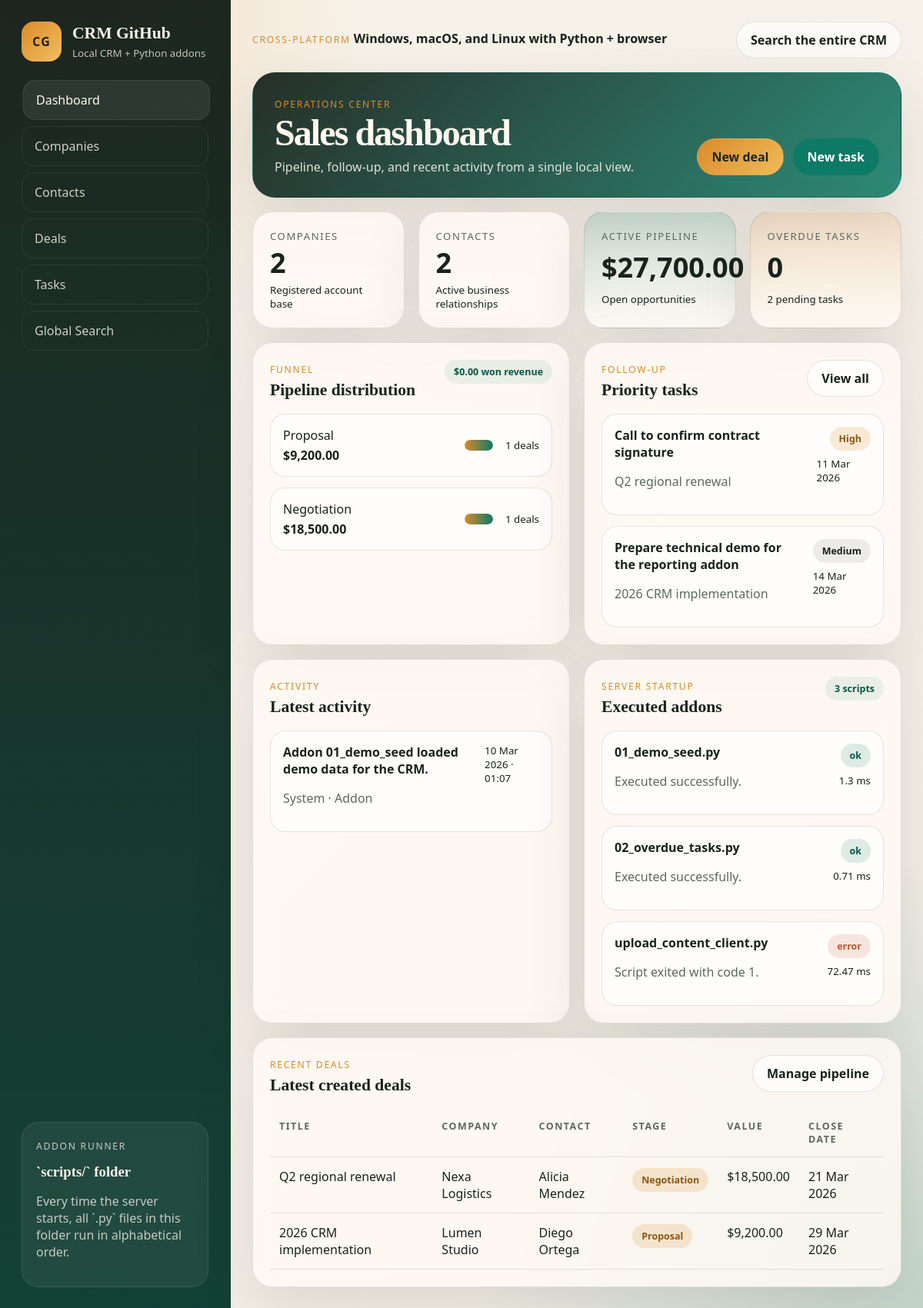
The page / on the database its author committed.
### tables this page shows
CREATE TABLE deals (
    id INTEGER PRIMARY KEY AUTOINCREMENT,
    title TEXT NOT NULL,
    company_id INTEGER REFERENCES companies(id) ON DELETE SET NULL,
    contact_id INTEGER REFERENCES contacts(id) ON DELETE SET NULL,
    stage TEXT NOT NULL DEFAULT 'Prospecting',
    value REAL NOT NULL DEFAULT 0,
    owner TEXT,
    expected_close_date TEXT,
    notes TEXT,
    created_at TEXT NOT NULL DEFAULT CURRENT_TIMESTAMP
);

CREATE TABLE tasks (
    id INTEGER PRIMARY KEY AUTOINCREMENT,
    title TEXT NOT NULL,
    related_type TEXT NOT NULL DEFAULT 'general',
    related_id INTEGER,
    due_date TEXT,
    priority TEXT NOT NULL DEFAULT 'Medium',
    status TEXT NOT NULL DEFAULT 'Pending',
    owner TEXT,
    notes TEXT,
    created_at TEXT NOT NULL DEFAULT CURRENT_TIMESTAMP
);

CREATE TABLE activities (
    id INTEGER PRIMARY KEY AUTOINCREMENT,
    entity_type TEXT NOT NULL,
    entity_id INTEGER,
    action TEXT NOT NULL,
    summary TEXT NOT NULL,
    created_at TEXT NOT NULL DEFAULT CURRENT_TIMESTAMP
);

CREATE TABLE companies (
    id INTEGER PRIMARY KEY AUTOINCREMENT,
    name TEXT NOT NULL,
    industry TEXT,
    website TEXT,
    email TEXT,
    phone TEXT,
    city TEXT,
    country TEXT,
    notes TEXT,
    created_at TEXT NOT NULL DEFAULT CURRENT_TIMESTAMP
);

### crm/routes.py (the view)
@bp.get("/")
def dashboard():
    data = db.get_dashboard_data(database_path())
    stage_totals = [stage["total"] for stage in data["stage_summary"]]
    max_stage_total = max(stage_totals) if stage_totals else 1
    return render_template(
        "dashboard.html",
        data=data,
        max_stage_total=max_stage_total,
        addon_results=current_app.config.get("ADDON_RESULTS", []),
    )

### crm/__init__.py (called while the page is built)
def format_currency(value: float | int | None) -> str:
    amount = float(value or 0)
    return f"${amount:,.2f}"

def format_datetime(value: str | None) -> str:
    if not value:
        return "No date"
    normalized = value.replace("Z", "")
    for fmt in ("%Y-%m-%d %H:%M:%S", "%Y-%m-%d"):
        try:
            parsed = datetime.strptime(normalized, fmt)
            if fmt == "%Y-%m-%d":
                return parsed.strftime("%d %b %Y")
            return parsed.strftime("%d %b %Y · %H:%M")
        except ValueError:
            continue
    return value

def slugify(value: str | None) -> str:
    if not value:
        return ""
    slug = re.sub(r"[^a-z0-9]+", "-", value.lower()).strip("-")
    return slug

### crm/db.py (called while the page is built)
def connect(database_path: str | Path) -> sqlite3.Connection:
    connection = sqlite3.connect(str(database_path))
    connection.row_factory = sqlite3.Row
    connection.execute("PRAGMA foreign_keys = ON")
    return connection

def query_all(database_path: str | Path, sql: str, params: tuple[Any, ...] = ()) -> list[dict]:
    with connect(database_path) as connection:
        rows = connection.execute(sql, params).fetchall()
    return [dict(row) for row in rows]

def query_one(database_path: str | Path, sql: str, params: tuple[Any, ...] = ()) -> dict | None:
    with connect(database_path) as connection:
        row = connection.execute(sql, params).fetchone()
    return dict(row) if row else None

### crm/routes.py (called while the page is built)
def database_path() -> str:
    return current_app.config["DATABASE"]

### crm/templates/dashboard.html (shortened to what this page needs)
{% extends "base.html" %}
{% block hero %}
  <section class="hero-card">
    <div>
      <p class="eyebrow">Operations Center</p>
      <h1>Sales dashboard</h1>
      <p>Pipeline, follow-up, and recent activity from a single local view.</p>
    </div>
    <div class="hero-actions">
      <a class="button primary" href="{{ url_for('crm.new_deal') }}">New deal</a>
      <a class="button secondary" href="{{ url_for('crm.new_task') }}">New task</a>
    </div>
  </section>
{% endblock %}
{% block content %}
  <section class="stats-grid full-span">
    <article class="metric-card">
      <span class="metric-label">Companies</span>
      <strong>{{ data.metrics.companies or 0 }}</strong>
      <small>Registered account base</small>
    </article>
    <article class="metric-card">
      <span class="metric-label">Contacts</span>
      <strong>{{ data.metrics.contacts or 0 }}</strong>
      <small>Active business relationships</small>
    </article>
    <article class="metric-card highlight">
      <span class="metric-label">Active pipeline</span>
      <strong>{{ data.metrics.pipeline_value|currency }}</strong>
      <small>Open opportunities</small>
    </article>
    <article class="metric-card warning">
      <span class="metric-label">Overdue tasks</span>
      <strong>{{ data.metrics.overdue_tasks or 0 }}</strong>
      <small>{{ data.metrics.open_tasks or 0 }} pending tasks</small>
    </article>
  </section>
  <section class="panel">
    <div class="panel-heading">
      <div>
        <p class="eyebrow">Funnel</p>
        <h2>Pipeline distribution</h2>
      </div>
      <span class="chip">{{ data.metrics.won_value|currency }} won revenue</span>
    </div>
    {% if data.stage_summary %}
      <div class="pipeline-list">
        {% for stage in data.stage_summary %}
          <div class="pipeline-row">
            <div class="pipeline-copy">
              <span>{{ stage.stage }}</span>
              <strong>{{ stage.value|currency }}</strong>
            </div>
            <div class="pipeline-bar">
              <span style="width: {{ (stage.total / max_stage_total * 100) if max_stage_total else 0 }}%"></span>
            </div>
            <small>{{ stage.total }} deals</small>
          </div>
        {% endfor %}
      </div>
    {% else %}
      <div class="empty-state">There are no deals recorded yet.</div>
    {% endif %}
  </section>
  <section class="panel">
    <div class="panel-heading">
      <div>
        <p class="eyebrow">Follow-up</p>
        <h2>Priority tasks</h2>
      </div>
      <a class="button ghost" href="{{ url_for('crm.tasks') }}">View all</a>
    </div>
    {% if data.due_tasks %}
      <div class="task-list">
        {% for task in data.due_tasks %}
          <article class="task-item {% if task.is_overdue %}is-overdue{% endif %}">
            <div>
              <strong>{{ task.title }}</strong>
              <p>{{ task.related_label }}</p>
            </div>
            <div class="task-meta">
              <span class="badge tone-{{ task.priority|slugify }}">{{ task.priority }}</span>
              <small>{{ task.due_date|datetime }}</small>
            </div>
          </article>
        {% endfor %}
      </div>
    {% else %}
      <div class="empty-state">There are no active tasks right now.</div>
    {% endif %}
  </section>
  <section class="panel">
    <div class="panel-heading">
      <div>
        <p class="eyebrow">Activity</p>
        <h2>Latest activity</h2>
      </div>
    </div>
    {% if data.recent_activity %}
      <div class="feed-list">
        {% for item in data.recent_activity %}
          <article class="feed-item">
            <div>
              <strong>{{ item.summary }}</strong>
              <p>{{ item.entity_type|capitalize }} · {{ item.action|capitalize }}</p>
            </div>
            <small>{{ item.created_at|datetime }}</small>
          </article>
        {% endfor %}
      </div>
    {% else %}
      <div class="empty-state">Activity will appear here as you use the CRM.</div>
    {% endif %}
  </section>
  <section class="panel">
    <div class="panel-heading">
      <div>
        <p class="eyebrow">Server startup</p>
        <h2>Executed addons</h2>
      </div>
      <span class="chip">{{ addon_results|length }} scripts</span>
    </div>
    {% if addon_results %}
      <div class="addon-list">
        {% for addon in addon_results %}
          <article class="addon-item">
            <div>
              <strong>{{ addon.name }}</strong>
              <p>{{ addon.message }}</p>
            </div>
            <div class="addon-meta">
              <span class="badge tone-{{ addon.status|slugify }}">{{ addon.status }}</span>
              <small>{{ addon.duration_ms }} ms</small>
            </div>
          </article>
        {% endfor %}
      </div>
    {% else %}
      <div class="empty-state">No Python files were found inside `scripts/`.</div>
    {% endif %}
  </section>
  <section class="panel full-span">
    <div class="panel-heading">
      <div>
        <p class="eyebrow">Recent deals</p>
        <h2>Latest created deals</h2>
      </div>
      <a class="button ghost" href="{{ url_for('crm.deals') }}">Manage pipeline</a>
    </div>
    {% if data.recent_deals %}
      <div class="table-wrap">
        <table>
          <thead>
            <tr>
              <th>Title</th>
              <th>Company</th>
              <th>Contact</th>
              <th>Stage</th>
              <th>Value</th>
              <th>Close date</th>
            </tr>
          </thead>
          <tbody>
            {% for deal in data.recent_deals %}
              <tr>
                <td>{{ deal.title }}</td>
                <td>{{ deal.company_name or "No company" }}</td>
                <td>{{ deal.contact_name or "No contact" }}</td>
                <td><span class="badge tone-{{ deal.stage|slugify }}">{{ deal.stage }}</span></td>
                <td>{{ deal.value|currency }}</td>
                <td>{{ deal.expected_close_date|datetime }}</td>
              </tr>
            {% endfor %}
          </tbody>
        </table>
      </div>
    {% else %}
      <div class="empty-state">There are no recent deals yet.</div>
    {% endif %}
  </section>
{% endblock %}

### crm/templates/base.html (shortened to what this page needs)
<!doctype html>
<html lang="en">
<head>
  <link rel="stylesheet" href="{{ url_for('static', filename='styles.css') }}">
</head>
<body>
  <div class="app-shell">
    <aside class="sidebar">
      <a class="brand" href="{{ url_for('crm.dashboard') }}">
        <span class="brand-mark">CG</span>
        <span class="brand-copy">
          <strong>{{ app_name }}</strong>
          <small>Local CRM + Python addons</small>
        </span>
      </a>
      <nav class="nav">
        <a class="nav-link {% if request.endpoint == 'crm.dashboard' %}active{% endif %}" href="{{ url_for('crm.dashboard') }}">Dashboard</a>
        <a class="nav-link {% if request.endpoint == 'crm.companies' %}active{% endif %}" href="{{ url_for('crm.companies') }}">Companies</a>
        <a class="nav-link {% if request.endpoint == 'crm.contacts' %}active{% endif %}" href="{{ url_for('crm.contacts') }}">Contacts</a>
        <a class="nav-link {% if request.endpoint == 'crm.deals' %}active{% endif %}" href="{{ url_for('crm.deals') }}">Deals</a>
        <a class="nav-link {% if request.endpoint == 'crm.tasks' %}active{% endif %}" href="{{ url_for('crm.tasks') }}">Tasks</a>
        <a class="nav-link {% if request.endpoint == 'crm.search' %}active{% endif %}" href="{{ url_for('crm.search') }}">Global Search</a>
      </nav>
      <section class="sidebar-panel">
        <p class="eyebrow">Addon Runner</p>
        <h3>`scripts/` folder</h3>
        <p>Every time the server starts, all `.py` files in this folder run in alphabetical order.</p>
      </section>
    </aside>
    <div class="workspace">
      <header class="topbar">
        <div>
          <span class="eyebrow">Cross-Platform</span>
          <strong>Windows, macOS, and Linux with Python + browser</strong>
        </div>
        <a class="button ghost" href="{{ url_for('crm.search') }}">Search the entire CRM</a>
      </header>
      {% block hero %}{% endblock %}
      <main class="main-grid">
        {% block content %}{% endblock %}
      </main>
    </div>
  </div>
</body>
</html>

### rows shown on the page
deals: stage "Proposal", value "$9,200.00", {{ (stage.total / max_stage_total * 100) if max_stage_total else 0 }} 100.0 (drawn), total "1", title "2026 CRM implementation", name "Lumen Studio", contact_name "Diego Ortega", expected_close_date "29 Mar 2026"
deals: stage "Negotiation", value "$18,500.00", {{ (stage.total / max_stage_total * 100) if max_stage_total else 0 }} 100.0 (drawn), total "1", title "Q2 regional renewal", name "Nexa Logistics", contact_name "Alicia Mendez", expected_close_date "21 Mar 2026"
tasks: title "Call to confirm contract signature", related_label "Q2 regional renewal", priority "High", due_date "11 Mar 2026"
tasks: title "Prepare technical demo for the reporting addon", related_label "2026 CRM implementation", priority "Medium", due_date "14 Mar 2026"
activities: summary "Addon 01_demo_seed loaded demo data for the CRM.", entity_type "System", action "Addon", created_at "10 Mar 2026 · 01:07"

### other values the page prints
{{ app_name }} "CRM GitHub"
{{ data.metrics.companies or 0 }} "2"
{{ data.metrics.contacts or 0 }} "2"
{{ data.metrics.pipeline_value|currency }} "$27,700.00"
{{ data.metrics.overdue_tasks or 0 }} "0"
{{ data.metrics.open_tasks or 0 }} "2"
{{ data.metrics.won_value|currency }} "$0.00"
{{ addon_results|length }} "3"
{{ addon.name }} "01_demo_seed.py" "02_overdue_tasks.py" "upload_content_client.py"
{{ addon.message }} "Executed successfully." "Executed successfully." "Script exited with code 1."
{{ addon.status }} "ok" "ok" "error"
{{ addon.duration_ms }} "1.3" "0.71" "72.47"
